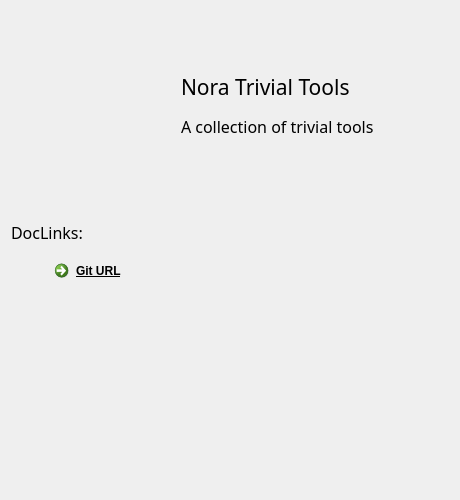
<?xml version="1.0" encoding="UTF-8"?>
<ui version="4.0">
 <class>noraHelpWidget</class>
 <widget class="QDialog" name="noraHelpWidget">
  <property name="geometry">
   <rect>
    <x>0</x>
    <y>0</y>
    <width>460</width>
    <height>500</height>
   </rect>
  </property>
  <property name="windowTitle">
   <string>Dialog</string>
  </property>
  <layout class="QVBoxLayout" name="verticalLayout_2">
   <item>
    <widget class="QWidget" name="widget" native="true">
     <property name="sizePolicy">
      <sizepolicy hsizetype="Preferred" vsizetype="Fixed">
       <horstretch>0</horstretch>
       <verstretch>0</verstretch>
      </sizepolicy>
     </property>
     <property name="minimumSize">
      <size>
       <width>0</width>
       <height>200</height>
      </size>
     </property>
     <widget class="QLabel" name="IconLabel">
      <property name="geometry">
       <rect>
        <x>10</x>
        <y>30</y>
        <width>128</width>
        <height>128</height>
       </rect>
      </property>
      <property name="text">
       <string/>
      </property>
     </widget>
     <widget class="QLabel" name="label">
      <property name="geometry">
       <rect>
        <x>170</x>
        <y>40</y>
        <width>251</width>
        <height>71</height>
       </rect>
      </property>
      <property name="font">
       <font>
        <family>Bahnschrift</family>
        <pointsize>16</pointsize>
       </font>
      </property>
      <property name="text">
       <string notr="true">Nora Trivial Tools</string>
      </property>
     </widget>
     <widget class="QLabel" name="label_2">
      <property name="geometry">
       <rect>
        <x>170</x>
        <y>100</y>
        <width>431</width>
        <height>31</height>
       </rect>
      </property>
      <property name="font">
       <font>
        <family>幼圆</family>
        <pointsize>12</pointsize>
       </font>
      </property>
      <property name="text">
       <string notr="true">A collection of trivial tools</string>
      </property>
     </widget>
    </widget>
   </item>
   <item>
    <widget class="QLabel" name="label_6">
     <property name="sizePolicy">
      <sizepolicy hsizetype="Preferred" vsizetype="Fixed">
       <horstretch>0</horstretch>
       <verstretch>0</verstretch>
      </sizepolicy>
     </property>
     <property name="minimumSize">
      <size>
       <width>0</width>
       <height>30</height>
      </size>
     </property>
     <property name="font">
      <font>
       <family>幼圆</family>
       <pointsize>12</pointsize>
      </font>
     </property>
     <property name="text">
      <string notr="true">DocLinks:</string>
     </property>
    </widget>
   </item>
   <item>
    <layout class="QHBoxLayout" name="horizontalLayout">
     <item>
      <widget class="QWidget" name="widget_2" native="true">
       <property name="sizePolicy">
        <sizepolicy hsizetype="Fixed" vsizetype="Preferred">
         <horstretch>0</horstretch>
         <verstretch>0</verstretch>
        </sizepolicy>
       </property>
       <property name="minimumSize">
        <size>
         <width>30</width>
         <height>0</height>
        </size>
       </property>
      </widget>
     </item>
     <item>
      <layout class="QVBoxLayout" name="verticalLayout">
       <item>
        <widget class="QCommandLinkButton" name="gotoDocs">
         <property name="sizePolicy">
          <sizepolicy hsizetype="Expanding" vsizetype="Preferred">
           <horstretch>0</horstretch>
           <verstretch>0</verstretch>
          </sizepolicy>
         </property>
         <property name="font">
          <font>
           <family>Segoe UI</family>
           <pointsize>9</pointsize>
           <underline>true</underline>
          </font>
         </property>
         <property name="cursor">
          <cursorShape>PointingHandCursor</cursorShape>
         </property>
         <property name="text">
          <string notr="true">Git URL</string>
         </property>
         <property name="autoDefault">
          <bool>true</bool>
         </property>
        </widget>
       </item>
      </layout>
     </item>
    </layout>
   </item>
   <item>
    <spacer name="verticalSpacer">
     <property name="orientation">
      <enum>Qt::Vertical</enum>
     </property>
     <property name="sizeHint" stdset="0">
      <size>
       <width>20</width>
       <height>153</height>
      </size>
     </property>
    </spacer>
   </item>
  </layout>
 </widget>
 <resources/>
 <connections/>
</ui>
